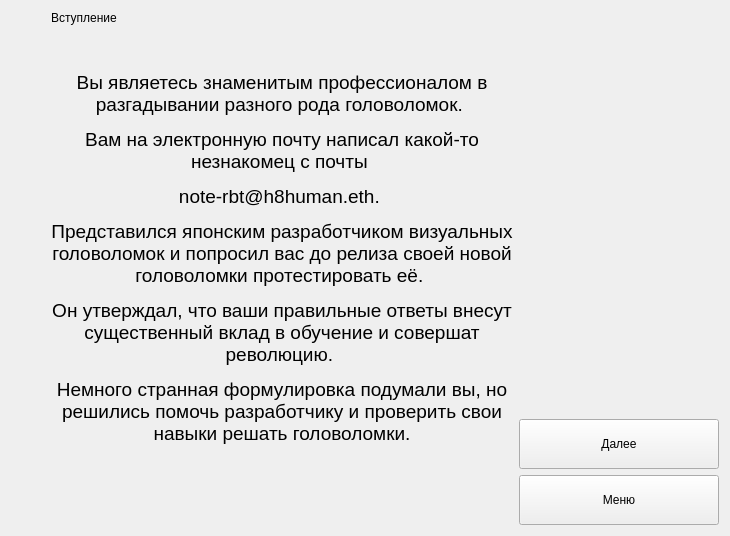
      <widget class="QWidget" name="begin_lvl_page">
       <layout class="QHBoxLayout" name="horizontalLayout">
        <item>
         <spacer name="horizontalSpacer_9">
          <property name="orientation">
           <enum>Qt::Horizontal</enum>
          </property>
          <property name="sizeHint" stdset="0">
           <size>
            <width>40</width>
            <height>20</height>
           </size>
          </property>
         </spacer>
        </item>
        <item>
         <layout class="QVBoxLayout" name="verticalLayout_10">
          <item>
           <widget class="QLabel" name="begin_name_lbl">
            <property name="text">
             <string>Вступление</string>
            </property>
           </widget>
          </item>
          <item>
           <spacer name="verticalSpacer_8">
            <property name="orientation">
             <enum>Qt::Vertical</enum>
            </property>
            <property name="sizeHint" stdset="0">
             <size>
              <width>20</width>
              <height>40</height>
             </size>
            </property>
           </spacer>
          </item>
          <item>
           <widget class="QLabel" name="text_begi_lvl_lbl">
            <property name="text">
             <string>&lt;html&gt;&lt;head/&gt;&lt;body&gt;&lt;p align=&quot;center&quot;&gt;&lt;span style=&quot; font-size:14pt;&quot;&gt;Вы являетесь знаменитым профессионалом в разгадывании разного рода головоломок. &lt;/span&gt;&lt;/p&gt;&lt;p align=&quot;center&quot;&gt;&lt;span style=&quot; font-size:14pt;&quot;&gt;Вам на электронную почту написал какой-то незнакомец с почты &lt;/span&gt;&lt;/p&gt;&lt;p align=&quot;center&quot;&gt;&lt;span style=&quot; font-size:14pt;&quot;&gt;note-rbt@h8human.eth. &lt;/span&gt;&lt;/p&gt;&lt;p align=&quot;center&quot;&gt;&lt;span style=&quot; font-size:14pt;&quot;&gt;Представился японским разработчиком визуальных головоломок и попросил вас до релиза своей новой головоломки протестировать её. &lt;/span&gt;&lt;/p&gt;&lt;p align=&quot;center&quot;&gt;&lt;span style=&quot; font-size:14pt;&quot;&gt;Он утверждал, что ваши правильные ответы внесут существенный вклад в обучение и совершат революцию. &lt;/span&gt;&lt;/p&gt;&lt;p align=&quot;center&quot;&gt;&lt;span style=&quot; font-size:14pt;&quot;&gt;Немного странная формулировка подумали вы, но решились помочь разработчику и проверить свои навыки решать головоломки.&lt;/span&gt;&lt;/p&gt;&lt;p&gt;&lt;br/&gt;&lt;/p&gt;&lt;/body&gt;&lt;/html&gt;</string>
            </property>
            <property name="textFormat">
             <enum>Qt::AutoText</enum>
            </property>
            <property name="scaledContents">
             <bool>false</bool>
            </property>
            <property name="alignment">
             <set>Qt::AlignCenter</set>
            </property>
            <property name="wordWrap">
             <bool>true</bool>
            </property>
           </widget>
          </item>
          <item>
           <spacer name="verticalSpacer_7">
            <property name="orientation">
             <enum>Qt::Vertical</enum>
            </property>
            <property name="sizeHint" stdset="0">
             <size>
              <width>20</width>
              <height>40</height>
             </size>
            </property>
           </spacer>
          </item>
         </layout>
        </item>
        <item>
         <layout class="QVBoxLayout" name="verticalLayout_3">
          <item>
           <spacer name="verticalSpacer_6">
            <property name="orientation">
             <enum>Qt::Vertical</enum>
            </property>
            <property name="sizeHint" stdset="0">
             <size>
              <width>20</width>
              <height>40</height>
             </size>
            </property>
           </spacer>
          </item>
          <item>
           <widget class="QPushButton" name="next_begin_lvl_pb">
            <property name="minimumSize">
             <size>
              <width>200</width>
              <height>50</height>
             </size>
            </property>
            <property name="maximumSize">
             <size>
              <width>200</width>
              <height>50</height>
             </size>
            </property>
            <property name="text">
             <string>Далее</string>
            </property>
           </widget>
          </item>
          <item>
           <widget class="QPushButton" name="menu_begin_lvl_pb">
            <property name="minimumSize">
             <size>
              <width>200</width>
              <height>50</height>
             </size>
            </property>
            <property name="maximumSize">
             <size>
              <width>200</width>
              <height>50</height>
             </size>
            </property>
            <property name="text">
             <string>Меню</string>
            </property>
           </widget>
          </item>
         </layout>
        </item>
       </layout>
      </widget>
